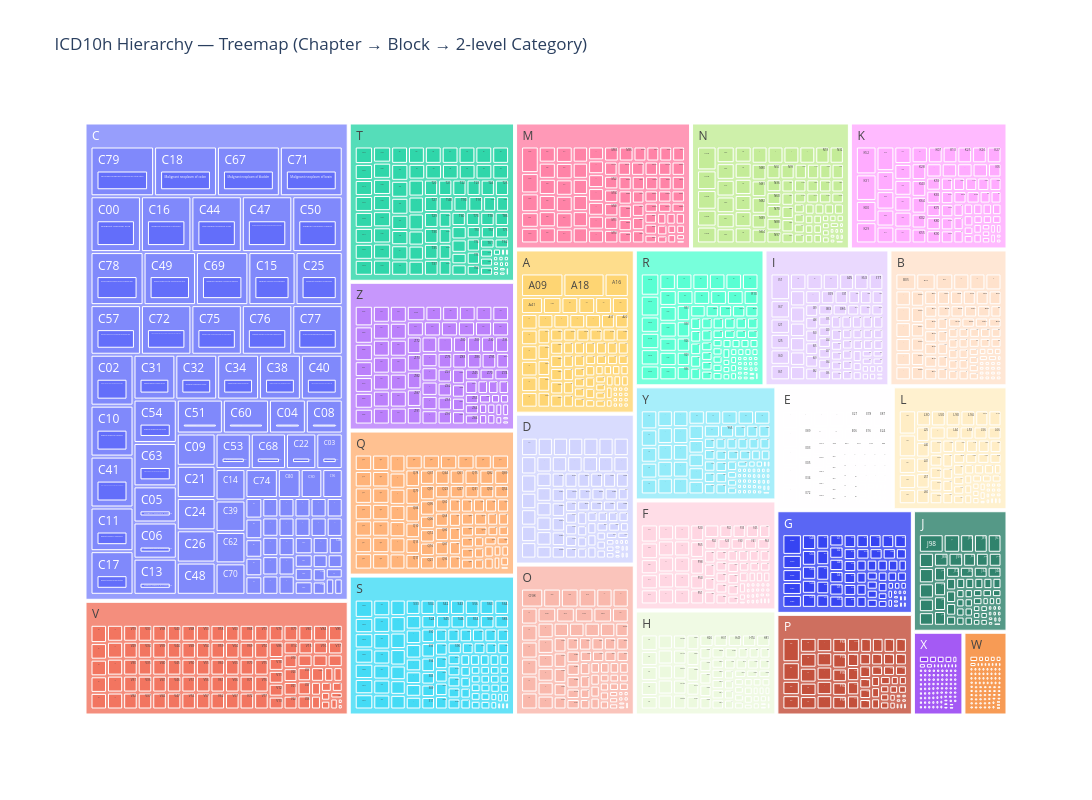

The cell this chart's notebook holds for it:
### Code cell
fig2 = px.treemap(
    tree_df,
    path=["chapter", "block", "icd10_2levelCATEGORY"],
    values="n_codes",
    title="ICD10h Hierarchy — Treemap (Chapter → Block → 2-level Category)",
    width=1200,
    height=800,
)
fig2.show()

### Figure 1 — Plotly figure (JSON) as saved in the notebook; plotly's stock layout.template omitted (floating-point values rounded to 4 significant figures; data arrays with more than 128 entries replaced by an {"elided": "..."} marker saying what was removed)
{"data": [{"branchvalues": "total", "domain": {"x": [0, 1], "y": [0, 1]}, "hovertemplate": "labels=%{label}<br>n_codes=%{value}<br>parent=%{parent}<br>id=%{id}<extra></extra>", "ids": {"elided": "4110 str values"}, "labels": {"elided": "4110 str values"}, "name": "", "parents": {"elided": "4110 str values"}, "type": "treemap", "values": {"elided": "4110 float values"}}], "layout": {"height": 800, "legend": {"tracegroupgap": 0}, "title": {"text": "ICD10h Hierarchy — Treemap (Chapter → Block → 2-level Category)"}, "width": 1200}}
